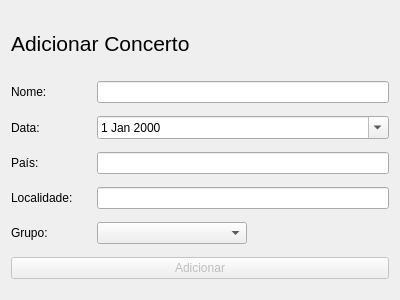
<?xml version="1.0" encoding="UTF-8"?>
<ui version="4.0">
 <class>AddConcert</class>
 <widget class="QDialog" name="AddConcert">
  <property name="geometry">
   <rect>
    <x>0</x>
    <y>0</y>
    <width>400</width>
    <height>300</height>
   </rect>
  </property>
  <property name="windowTitle">
   <string>Dialog</string>
  </property>
  <layout class="QGridLayout" name="gridLayout">
   <item row="0" column="0">
    <widget class="QLabel" name="label">
     <property name="minimumSize">
      <size>
       <width>0</width>
       <height>30</height>
      </size>
     </property>
     <property name="maximumSize">
      <size>
       <width>16777215</width>
       <height>50</height>
      </size>
     </property>
     <property name="font">
      <font>
       <pointsize>16</pointsize>
      </font>
     </property>
     <property name="text">
      <string>Adicionar Concerto</string>
     </property>
    </widget>
   </item>
   <item row="1" column="0">
    <layout class="QHBoxLayout" name="horizontalLayout">
     <item>
      <widget class="QLabel" name="label_4">
       <property name="minimumSize">
        <size>
         <width>80</width>
         <height>0</height>
        </size>
       </property>
       <property name="maximumSize">
        <size>
         <width>80</width>
         <height>16777215</height>
        </size>
       </property>
       <property name="text">
        <string>Nome:</string>
       </property>
      </widget>
     </item>
     <item>
      <widget class="QLineEdit" name="lineEditNome"/>
     </item>
    </layout>
   </item>
   <item row="2" column="0">
    <layout class="QHBoxLayout" name="horizontalLayout_2">
     <item>
      <widget class="QLabel" name="label_5">
       <property name="minimumSize">
        <size>
         <width>80</width>
         <height>0</height>
        </size>
       </property>
       <property name="maximumSize">
        <size>
         <width>80</width>
         <height>16777215</height>
        </size>
       </property>
       <property name="text">
        <string>Data:</string>
       </property>
      </widget>
     </item>
     <item>
      <widget class="QDateEdit" name="dateEdit">
       <property name="calendarPopup">
        <bool>true</bool>
       </property>
      </widget>
     </item>
    </layout>
   </item>
   <item row="3" column="0">
    <layout class="QHBoxLayout" name="horizontalLayout_3">
     <item>
      <widget class="QLabel" name="label_6">
       <property name="minimumSize">
        <size>
         <width>80</width>
         <height>0</height>
        </size>
       </property>
       <property name="maximumSize">
        <size>
         <width>80</width>
         <height>16777215</height>
        </size>
       </property>
       <property name="text">
        <string>País:</string>
       </property>
      </widget>
     </item>
     <item>
      <widget class="QLineEdit" name="lineEditPais"/>
     </item>
    </layout>
   </item>
   <item row="4" column="0">
    <layout class="QHBoxLayout" name="horizontalLayout_4">
     <item>
      <widget class="QLabel" name="label_7">
       <property name="minimumSize">
        <size>
         <width>80</width>
         <height>0</height>
        </size>
       </property>
       <property name="maximumSize">
        <size>
         <width>80</width>
         <height>16777215</height>
        </size>
       </property>
       <property name="text">
        <string>Localidade:</string>
       </property>
      </widget>
     </item>
     <item>
      <widget class="QLineEdit" name="lineEditLocalidade"/>
     </item>
    </layout>
   </item>
   <item row="5" column="0">
    <layout class="QHBoxLayout" name="horizontalLayout_5">
     <item>
      <widget class="QLabel" name="label_8">
       <property name="minimumSize">
        <size>
         <width>80</width>
         <height>0</height>
        </size>
       </property>
       <property name="maximumSize">
        <size>
         <width>80</width>
         <height>16777215</height>
        </size>
       </property>
       <property name="text">
        <string>Grupo:</string>
       </property>
      </widget>
     </item>
     <item>
      <widget class="QComboBox" name="comboBoxGrupo">
       <property name="minimumSize">
        <size>
         <width>150</width>
         <height>0</height>
        </size>
       </property>
       <property name="maximumSize">
        <size>
         <width>200</width>
         <height>16777215</height>
        </size>
       </property>
      </widget>
     </item>
     <item>
      <spacer name="horizontalSpacer">
       <property name="orientation">
        <enum>Qt::Horizontal</enum>
       </property>
       <property name="sizeHint" stdset="0">
        <size>
         <width>40</width>
         <height>20</height>
        </size>
       </property>
      </spacer>
     </item>
    </layout>
   </item>
   <item row="6" column="0">
    <widget class="QPushButton" name="pushButton">
     <property name="enabled">
      <bool>false</bool>
     </property>
     <property name="text">
      <string>Adicionar</string>
     </property>
    </widget>
   </item>
  </layout>
 </widget>
 <resources/>
 <connections/>
</ui>
